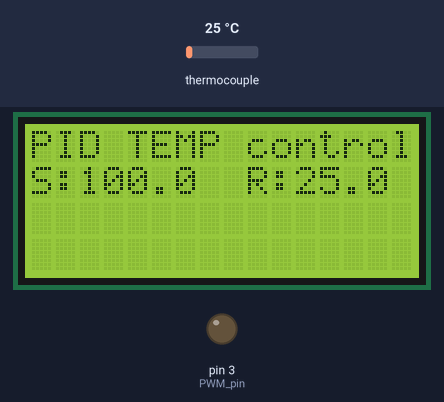
The sketch below on a simulated Arduino Uno, built with avr-gcc and run on an emulated ATmega328P. Shown: 16×4 character LCD, output pins drawn as LEDs (lit = HIGH). Wiring (inferred from the names in the program): MAX6675 thermocouple converter: CS pin 10; MISO pin 12; SCK pin 13. The test bench sets the inputs (shaded band); at power-on: thermocouple 25 °C. Pins used as bus, display or sensor lines are not drawn; what the sketch prints to the serial monitor is not drawn.

Above: at 1.2 s.
1.3 s: thermocouple set to 75 °C
At 1.6 s:
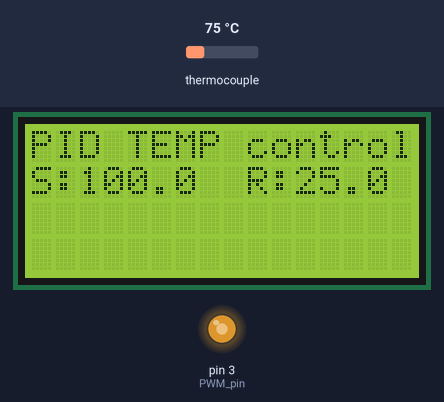
3.2 s: thermocouple set to 150 °C
At 4.2 s:
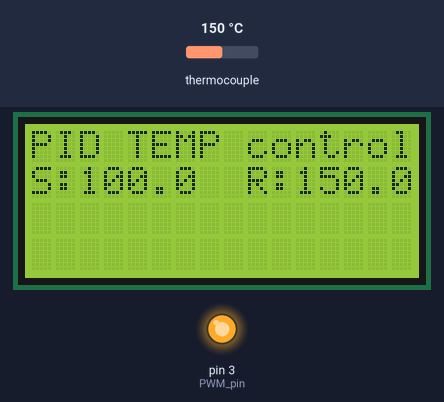
5.3 s: thermocouple set to 6 °C
At 6.4 s:
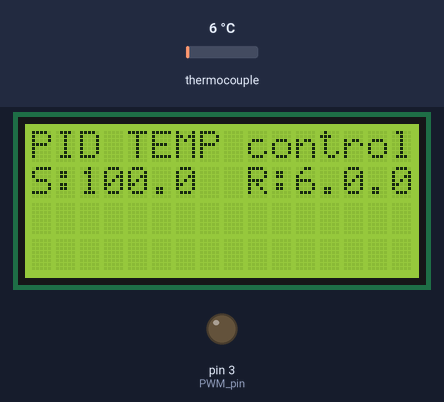
Timing chart, 0 to 8.3 s (numbered marks = the images above; inputs shaded):
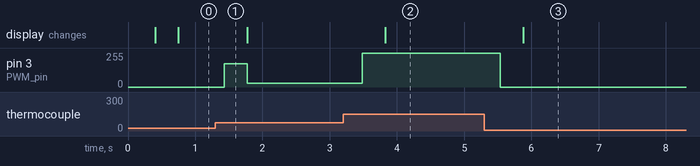

The sketch:

PID.ino
```cpp
/*    Max6675 Module  ==>   Arduino
 *    CS              ==>     D10
 *    SO              ==>     D12
 *    SCK             ==>     D13
 *    Vcc             ==>     Vcc (5v)
 *    Gnd             ==>     Gnd      */

//LCD config (i2c LCD screen, you need to install the LiquidCrystal_I2C if you don't have it )
#include <Wire.h>
#include <LiquidCrystal_I2C.h>
LiquidCrystal_I2C lcd(0x30,16,4);  //sometimes the adress is not 0x3f. Change to 0x27 if it dosn't work.

/*    i2c LCD Module  ==>   Arduino
 *    SCL             ==>     A5
 *    SDA             ==>     A4
 *    Vcc             ==>     Vcc (5v)
 *    Gnd             ==>     Gnd      */

#include <SPI.h>
//We define the SPI pìns
#define MAX6675_CS   10
#define MAX6675_SO   12
#define MAX6675_SCK  13

//Pins
int PWM_pin = 3;

//Variables
float temperature_read = 0.0;
float set_temperature = 100;
float PID_error = 0;
float previous_error = 0;
float elapsedTime, Time, timePrev;
int PID_value = 0;

//PID constants
int kp = 9.1;   int ki = 0.3;   int kd = 1.8;
int PID_p = 1;    int PID_i = 0;    int PID_d = 0;

void setup() {
  pinMode(PWM_pin,OUTPUT);
  TCCR2B = TCCR2B & B11111000 | 0x03;    // pin 3 and 11 PWM frequency of 980.39 Hz
  Time = millis();
  lcd.init();
  lcd.backlight();
  Serial.begin(9600); // Inicializar puerto serial a 9600 bps
}

void loop() {
 // First we read the real value of temperature
  temperature_read = readThermocouple();
  //Next we calculate the error between the setpoint and the real value
  PID_error = set_temperature - temperature_read;
  //Calculate the P value
  PID_p = kp * PID_error;
  //Calculate the I value in a range on +-3
  if(-3 < PID_error <3)
  {
    PID_i = PID_i + (ki * PID_error);
  }

  //For derivative we need real time to calculate speed change rate
  timePrev = Time;                            // the previous time is stored before the actual time read
  Time = millis();                            // actual time read
  elapsedTime = (Time - timePrev) / 1000;
  //Now we can calculate the D calue
  PID_d = kd*((PID_error - previous_error)/elapsedTime);
  //Final total PID value is the sum of P + I + D
  PID_value = PID_p + PID_i + PID_d;

  //We define PWM range between 0 and 255
  if(PID_value < 0)
  {    PID_value = 0;    }
  if(PID_value > 255)
  {    PID_value = 255;  }
  //Now we can write the PWM signal to the mosfet on digital pin D3
  analogWrite(PWM_pin,255-PID_value);
  previous_error = PID_error;     //Remember to store the previous error for next loop.

  delay(300);

  lcd.setCursor(0,0);
  lcd.print("PID TEMP control");
  lcd.setCursor(0,1);
  lcd.print("S:");
  lcd.setCursor(2,1);
  lcd.print(set_temperature,1);
  lcd.setCursor(9,1);
  lcd.print("R:");
  lcd.setCursor(11,1);
  lcd.print(temperature_read,1);

  // Enviar datos al puerto serial
  Serial.print("Set Temperature: ");
  Serial.print(set_temperature);
  Serial.print(" °C, ");
  Serial.print("Real Temperature: ");
  Serial.print(temperature_read);
  Serial.print(" °C, ");
  Serial.print("PID Value: ");
  Serial.println(PID_value);
}

double readThermocouple() {

  uint16_t v;
  pinMode(MAX6675_CS, OUTPUT);
  pinMode(MAX6675_SO, INPUT);
  pinMode(MAX6675_SCK, OUTPUT);

  digitalWrite(MAX6675_CS, LOW);
  delay(1);

  // Read in 16 bits,
  //  15    = 0 always
  //  14..2 = 0.25 degree counts MSB First
  //  2     = 1 if thermocouple is open circuit
  //  1..0  = uninteresting status

  v = shiftIn(MAX6675_SO, MAX6675_SCK, MSBFIRST);
  v <<= 8;
  v |= shiftIn(MAX6675_SO, MAX6675_SCK, MSBFIRST);

  digitalWrite(MAX6675_CS, HIGH);
  if (v & 0x4)
  {
    // Bit 2 indicates if the thermocouple is disconnected
    return NAN;
  }

  // The lower three bits (0,1,2) are discarded status bits
  v >>= 3;

  // The remaining bits are the number of 0.25 degree (C) counts
  return v*0.25;
}
```

Measured:
- after the input at 1.3 s, pin 3 (PWM_pin): 0/255 → 176/255 after 0.13 s, → 30/255 0.34 s later
- after the input at 3.2 s, pin 3 (PWM_pin): 30/255 → 255/255 after 0.29 s; the display: changes after 0.63 s (image 2)
- after the input at 5.3 s, pin 3 (PWM_pin): 255/255 → 0/255 after 0.24 s; the display: changes after 0.58 s (image 3)
